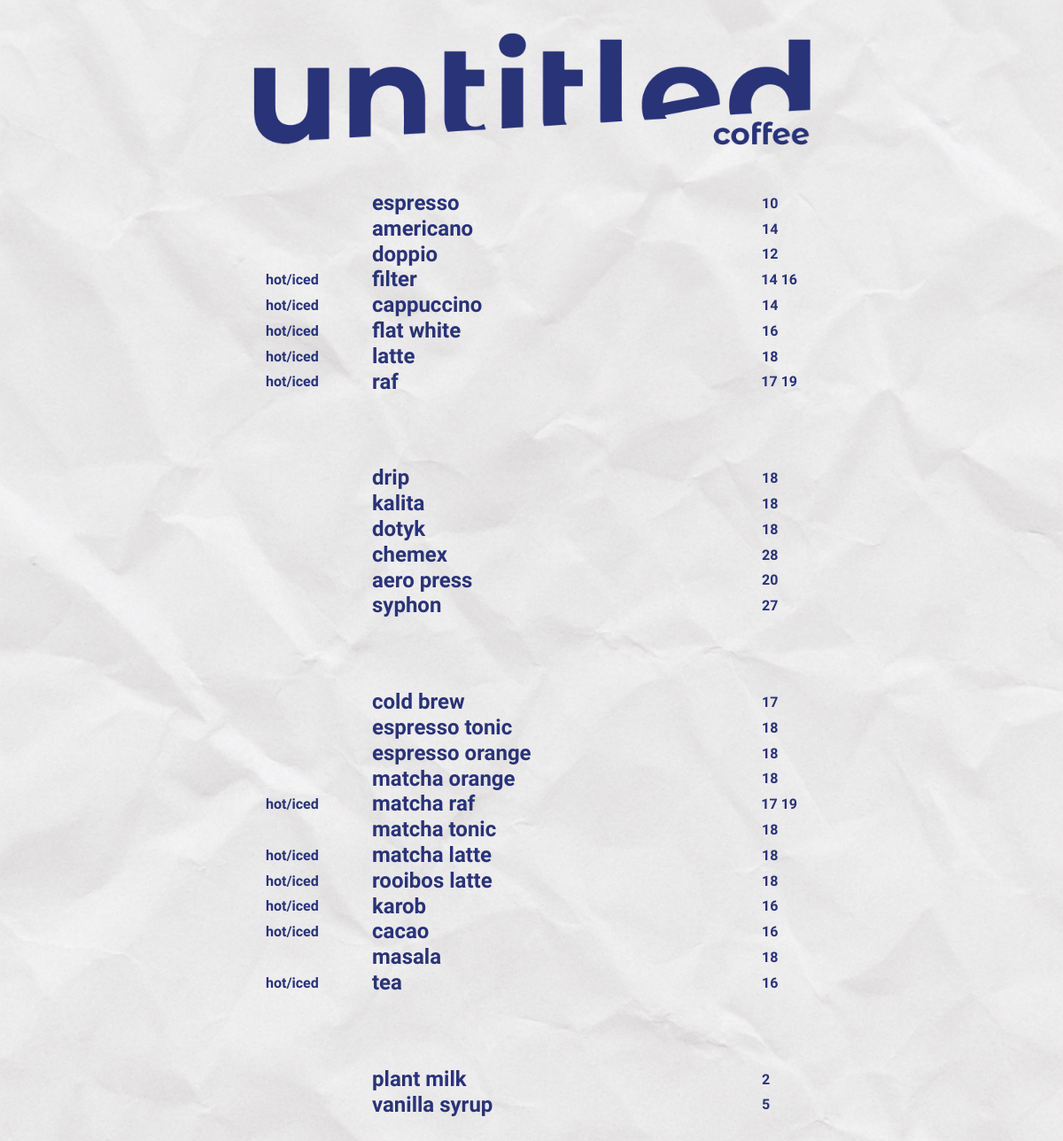
/coffee/, run on an earlier commit of the app's database.
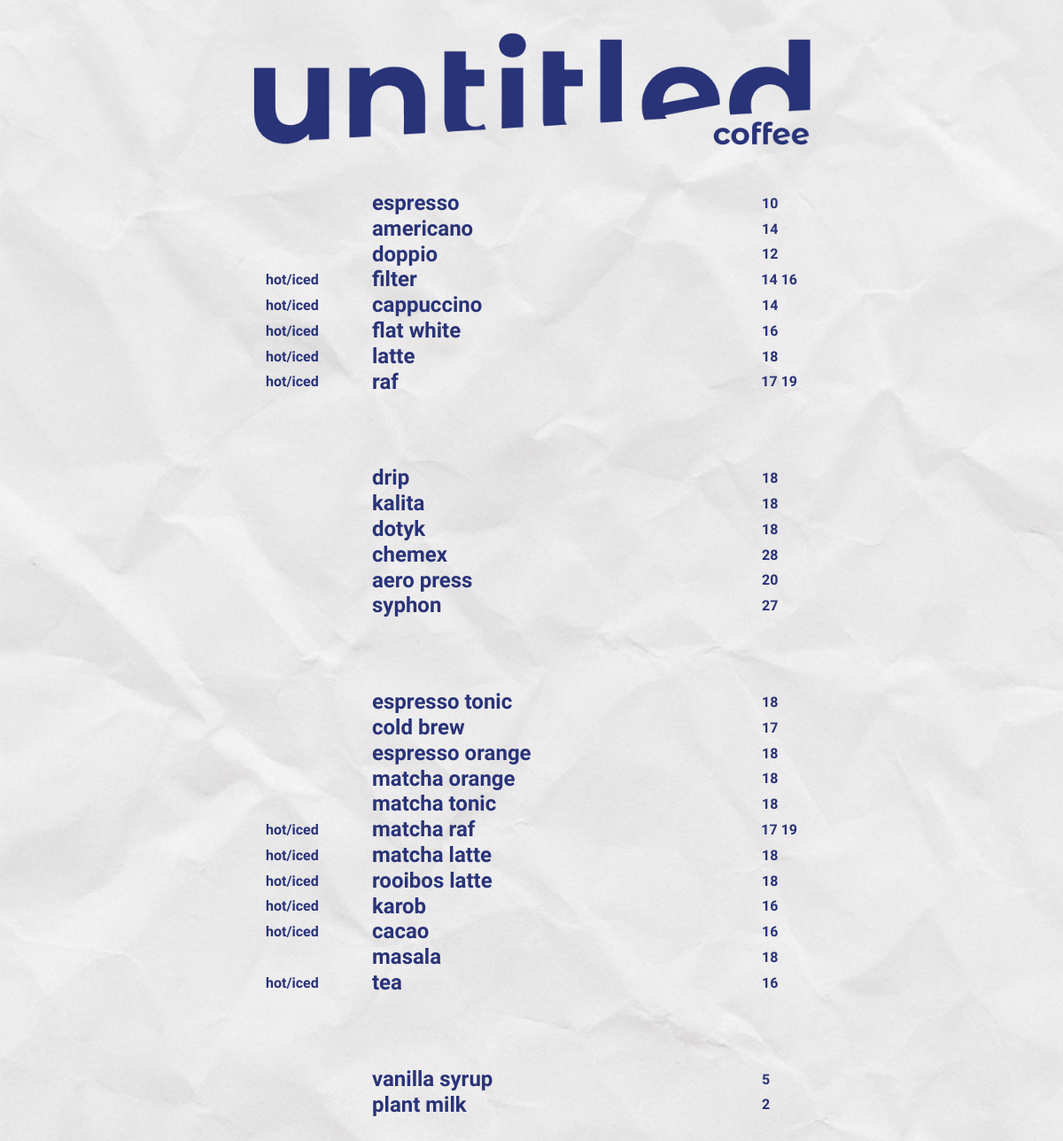
And on a later commit of the database.
### menu/models.py (models this page shows, shortened)
class Coffee(models.Model):
    TEMPERATURE_CHOICES = [
        ('', 'None'),
        ('hot', 'Hot'),
        ('cold', 'Cold'),
        ('both', 'Hot & Cold'),
    ]
    GROUP_CHOICES = [
        ('basic', 'Basic Drinks'),
        ('alternative', 'Alternative'),
        ('other', 'Other Drinks'),
        ('addon', 'Add-ons'),
    ]
    name = models.CharField(max_length=100)
    group = models.CharField(max_length=20, choices=GROUP_CHOICES, default='basic')
    price = models.DecimalField(max_digits=8, decimal_places=2, default=0)
    price_2 = models.DecimalField(max_digits=8, decimal_places=2, blank=True, null=True)
    temperature = models.CharField(max_length=10, choices=TEMPERATURE_CHOICES, blank=True, null=True)
    image = models.ImageField(upload_to='menu/images/', blank=True, null=True)
    description = models.TextField(blank=True, null=True)
    order = models.PositiveIntegerField(default=0)
    is_active = models.BooleanField(default=True)
    created_at = models.DateTimeField(auto_now_add=True, blank=True, null=True)
    updated_at = models.DateTimeField(auto_now=True, blank=True, null=True)
    @property
    def price_display(self):
        if self.price == self.price.to_integral_value():
            return int(self.price)
        return self.price
    @property
    def price_2_display(self):
        if self.price_2:
            if self.price_2 == self.price_2.to_integral_value():
                return int(self.price_2)
            return self.price_2
        return None
    @property
    def has_two_prices(self):
        return self.price_2 is not None

### menu/views.py (the view)
# urls.py: path('coffee/', views.coffee_list, name='coffee'),
def coffee_list(request):
    coffees = Coffee.objects.filter(is_active=True).order_by('group', 'order', 'name')
    groups = [
        {'key': 'basic', 'name': 'Basic Drinks', 'class': 'base_coffee', 'items': coffees.filter(group='basic').order_by('order', 'name')},
        {'key': 'alternative', 'name': 'Alternative', 'class': 'alternative_coffee', 'items': coffees.filter(group='alternative').order_by('order', 'name')},
        {'key': 'other', 'name': 'Other Drinks', 'class': 'other_drink', 'items': coffees.filter(group='other').order_by('order', 'name')},
        {'key': 'addon', 'name': 'Add-ons', 'class': 'addon', 'items': coffees.filter(group='addon').order_by('order', 'name')},
    ]
    return render(request, 'menu/coffee.html', {'groups': groups})

### menu/templates/menu/coffee.html (shortened to what this page needs)
{% extends 'menu/base.html' %}
{% load static %}
{% block body_class %}coffee-page{% endblock %}
{% block content %}
<div class="menu-page">
    <div class="logo">
        <img src="{% static 'menu/images/logo_coffee.png' %}" alt="Untitled Coffee" class="logo-img">
    </div>
    {% for group in groups %}
        <div class="menu-list" data-group="{{ group.key }}">
            {% for coffee in group.items %}
                <div class="menu-item {{ group.class }}" data-id="{{ coffee.id }}" {% if coffee.description %}data-description="{{ coffee.description }}"{% endif %} {% if coffee.image %}data-image="{{ coffee.image.url }}"{% endif %}>
                    <div class="menu-left">
                        {% if coffee.temperature == 'both' %}
                            <p class="temp">hot/iced</p>
                        {% elif coffee.temperature == 'hot' %}
                            <p class="temp">hot</p>
                        {% elif coffee.temperature == 'cold' %}
                            <p class="temp">iced</p>
                        {% endif %}
                    </div>
                    <div class="menu-center">
                        <h3>{{ coffee.name }}</h3>
                    </div>
                    <div class="menu-right">
                        {% if coffee.has_two_prices %}
                            <p class="price-double">{{ coffee.price_display }} {{ coffee.price_2_display }}</p>
                        {% else %}
                            <p>{{ coffee.price_display }}</p>
                        {% endif %}
                    </div>
                </div>
            {% empty %}
                <p class="empty">No coffee available in this group ☕</p>
            {% endfor %}
        </div>
    {% endfor %}
</div>
{% endblock %}

### menu/templates/menu/base.html (shortened to what this page needs)
{% load static %}
<!DOCTYPE html>
<html lang="en">
<head>
    <link rel="stylesheet" href="{% static 'menu/css/styles.css' %}?v=2">
</head>
<body class="{% block body_class %}{% endblock %}">
    <main class="wrapper">
        {% block content %}{% endblock %}
    </main>
</body>
</html>

### menu/static/menu/css/styles.css (style rules this page uses)
body { background-image: url("../images/background.png"); background-size: cover; background-position: center; background-repeat: no-repeat; background-attachment: fixed; color: #293378; font-family: 'Montserrat Alternates', sans-serif; font-weight: bold; margin: 0; padding: 0; text-align: center; overflow-x: hidden; }
.logo { display: flex; justify-content: center; align-items: center; }
.logo-img { position: absolute; width: 55%; max-width: 550px; height: auto; }
.menu-page { text-align: left; padding: 50px 90px 20px; color: #293378; min-height: 100vh; }
.menu-page .logo { color: #293378; text-align: center; margin-top: 50px; margin-bottom: 75px; font-size: 2.5rem; font-weight: 700; text-transform: lowercase; letter-spacing: -1px; }
.menu-page .logo img { width: 75%; max-width: 650px; height: auto; display: block; margin: 0 auto; }
.menu-list { max-width: 600px; margin: 0 auto; padding: 40px 50px; }
.menu-item { display: flex; justify-content: space-between; align-items: center; gap: 40px; padding: 0; line-height: 1.2; margin: 0; height: auto; }
.menu-left { flex: 0 0 auto; text-align: left; min-width: 80px; }
.menu-center { flex: 1; text-align: left; overflow: hidden; }
.menu-right { flex: 0 0 auto; text-align: left; min-width: 40px; }
.menu-item h3 { color: #293378; font-size: clamp(0.2rem, 3vw, 1.5rem); margin: 0; padding: 0; text-transform: lowercase; white-space: nowrap; line-height: 1.2; }
.menu-item p { color: #293378; margin: 0; padding: 0; font-size: clamp(0.2rem, 2vw, 1rem); white-space: nowrap; line-height: 1.2; }
.menu-item p.price-double { gap: 8px; }
.temp { font-size: clamp(0.2rem, 2vw, 1rem); }

What changed in the data, as far as the page shows it:
changed Coffee "espresso tonic": moves up the list
changed Coffee "matcha tonic": moves up the list
changed Coffee "vanilla syrup": moves up the list
